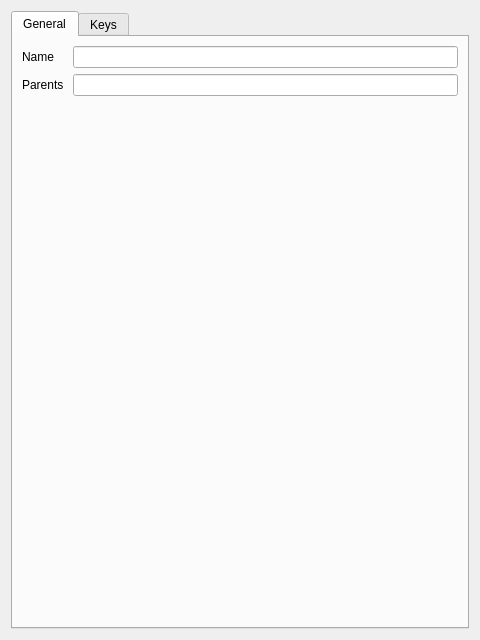
<?xml version="1.0" encoding="UTF-8"?>
<ui version="4.0">
 <class>QtTagEditor</class>
 <widget class="QWidget" name="QtTagEditor">
  <property name="geometry">
   <rect>
    <x>0</x>
    <y>0</y>
    <width>480</width>
    <height>640</height>
   </rect>
  </property>
  <property name="windowTitle">
   <string>Tag Editor</string>
  </property>
  <layout class="QVBoxLayout" name="verticalLayout">
   <item>
    <widget class="QTabWidget" name="main_tab">
     <property name="currentIndex">
      <number>0</number>
     </property>
     
     <widget class="QWidget" name="tab_general">
      <attribute name="title">
       <string>General</string>
      </attribute>
      <layout class="QFormLayout" name="formLayout">
       <item row="0" column="0">
        <widget class="QLabel" name="lbl_name">
         <property name="text">
          <string>Name </string>
         </property>
        </widget>
       </item>
       <item row="0" column="1">
        <widget class="DrfLineEditor" name="c_name">
         <property name="name" stdset="0">
          <string notr="true">name</string>
         </property>
        
        </widget>
       </item>
     
     
       <item row="1" column="0">
        <widget class="QLabel" name="lbl_parents">
         <property name="text">
          <string>Parents </string>
         </property>
        </widget>
       </item>
       <item row="1" column="1">
        <widget class="QtParentMuSe" name="c_parents">
         <property name="name" stdset="0">
          <string notr="true">parents</string>
         </property>
        
        </widget>
       </item>
     
     
      </layout>
     </widget>
     
     <widget class="QWidget" name="tab_keys">
      <attribute name="title">
       <string>Keys</string>
      </attribute>
      <layout class="QFormLayout" name="formLayout">
       <item row="0" column="0">
        <widget class="QLabel" name="lbl_id">
         <property name="text">
          <string>Id </string>
         </property>
        </widget>
       </item>
       <item row="0" column="1">
        <widget class="QLineEdit" name="c_id">
         <property name="readOnly">
          <bool>true</bool>
         </property>
        
        </widget>
       </item>
     
     
      </layout>
     </widget>
     
    </widget>
   </item>
  </layout>
 </widget>
 <customwidgets>
  <customwidget>
    <class>DrfLineEditor</class>
    <extends>QLineEdit</extends>
    <header>exdrf_qt.field_ed.api</header>
  </customwidget>
  <customwidget>
    <class>QtParentMuSe</class>
    <extends>QLineEdit</extends>
    <header>exdrf_dev.qt_gen.db.parents.api</header>
  </customwidget>
  <customwidget>
    <class>DrfIntEditor</class>
    <extends>QLineEdit</extends>
    <header>exdrf_qt.field_ed.api</header>
  </customwidget>
 </customwidgets>
 <resources/>
 <connections/>
</ui>
